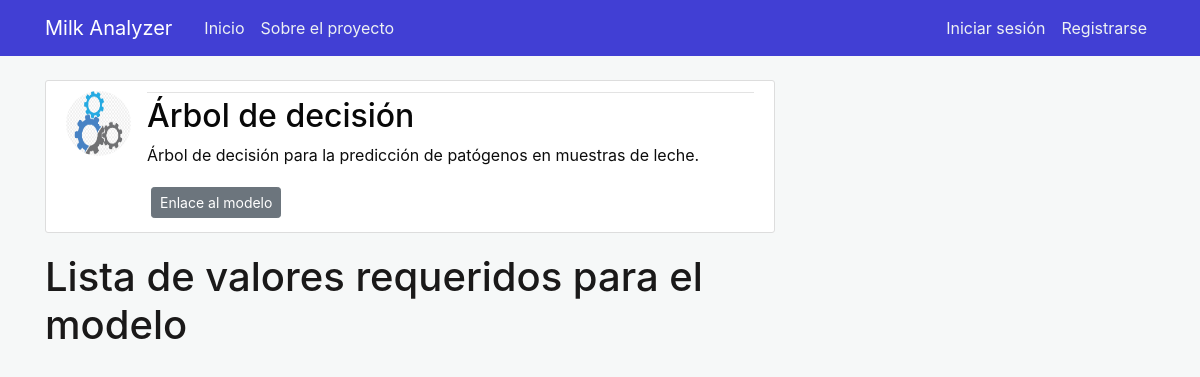
Page /aimodel/4 on the committed database.
### milkanalyzer/models.py (models this page shows, shortened)
class AIModel(db.Model):
    __tablename__ = 'aimodel'
    id = db.Column(db.Integer, primary_key=True)
    name = db.Column(db.String(50), nullable=False)
    type = db.Column(db.String(100), nullable=False)
    description = db.Column(db.Text, nullable=False)
    url = db.Column(db.String(50), nullable=False)
    aimodel_picture = db.Column(db.String(20), nullable=False, default='defaultmodel.jpg')

### milkanalyzer/aimodels/routes.py (the view)
@aimodels.route("/aimodel/<int:id>")
def aimodel(id):
    aimodel = AIModel.query.get_or_404(id)
    values = Value.query.filter_by(aimodel_id = aimodel.id).all()
    return render_template('aimodel.html', title=aimodel.name, aimodel=aimodel, values=values)

### milkanalyzer/templates/aimodel.html (shortened to what this page needs)
{% extends "layout.html" %}
{% block content %}
<article class="media content-section">
  <img class="rounded-circle article-img"
    src="{{ url_for('static', filename='aimodel_images/' + aimodel.aimodel_picture) }}">
  <div class="media-body">
    <div class="article-metadata">
    </div>
    <h2 class="article-title">{{ aimodel.name }}</h2>
    <p class="article-content">{{ aimodel.description }}</p>
    <a class="btn btn-secondary btn-sm m-1" href="{{ aimodel.url }} ">Enlace al modelo</a>
  </div>
</article>
<h1>Lista de valores requeridos para el modelo</h1></br>
{% endblock content %}

### milkanalyzer/static/main.css (style rules this page uses)
body { background: #f6f8f8; color: #0c0c0c; margin-top: 5rem; }
h1, h2, h3, h4, h5, h6 { color: #1a1919; }
.content-section { background: #ffffff; padding: 10px 20px; border: 1px solid #dddddd; border-radius: 3px; margin-bottom: 20px; }
.article-title { color: #080808; }
.article-content { white-space: pre-line; }
.article-img { height: 65px; width: 65px; margin-right: 16px; }
.article-metadata { padding-bottom: 1px; margin-bottom: 4px; border-bottom: 1px solid #e3e3e3 }

### rows in the picture
AIModel: aimodel_picture (placeholder picture), name "Árbol de decisión", description "Árbol de decisión para la predicción de patógenos en muestras de leche."
